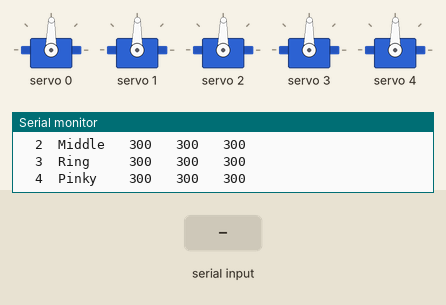
Bench run of a sketch on a simulated ESP32. Parts: 5 × servo, the last lines printed to the serial monitor. The test bench sets the inputs (shaded band).

Above: at 2.2 s.
2.3 s: "5\n" received over Serial
At 3.3 s:
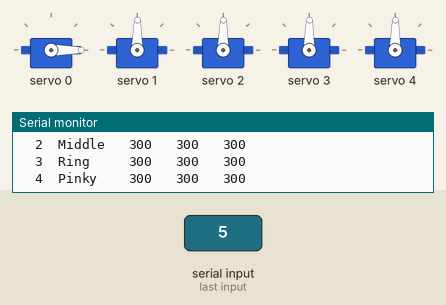
3.8 s: "200\n" received over Serial
At 4.4 s:
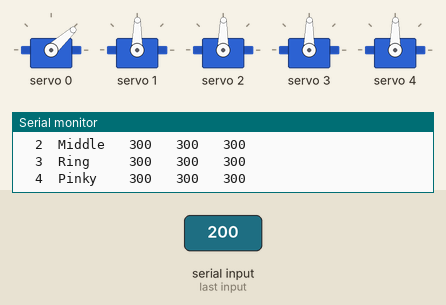
5.3 s: "90\n" received over Serial
At 5.6 s:
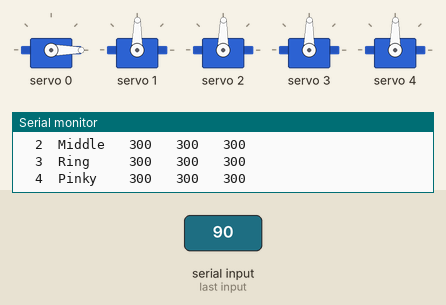
Timing chart, 0 to 8.3 s (numbered marks = the images above; inputs shaded):
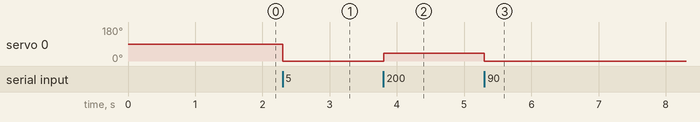

The sketch:

RoboHand_ServoCalibrator.ino
```cpp
/*
  RoboHand V2 — live servo calibrator
  Board: ESP32 on the hand (PCA9685 + 5x MG90S)
  Serial Monitor: 115200, Newline

  Commands: 0-4 select, t i m r p, 150 set pulse,
  + - ++ --, o save OPEN, c save CLOSE, open close,
  allopen allclose mid print help
*/

#include <Wire.h>
#include <Adafruit_PWMServoDriver.h>

Adafruit_PWMServoDriver pwm = Adafruit_PWMServoDriver(0x40);

const int SERVO_COUNT = 5;
const char* NAMES[SERVO_COUNT] = {"Thumb", "Index", "Middle", "Ring", "Pinky"};
const int PULSE_ABS_MIN = 90;
const int PULSE_ABS_MAX = 560;
const int START_PULSE   = 300;

int servoOpen[SERVO_COUNT]  = {300, 300, 300, 300, 300};
int servoClose[SERVO_COUNT] = {300, 300, 300, 300, 300};
int currentPulse[SERVO_COUNT];
int selected = 0;

int clampPulse(int v) {
  if (v < PULSE_ABS_MIN) return PULSE_ABS_MIN;
  if (v > PULSE_ABS_MAX) return PULSE_ABS_MAX;
  return v;
}

void moveServo(int ch, int pulse) {
  pulse = clampPulse(pulse);
  currentPulse[ch] = pulse;
  pwm.setPWM(ch, 0, pulse);
}

void printStatus() {
  Serial.println();
  Serial.println(" ch  name     now   OPEN  CLOSE");
  for (int i = 0; i < SERVO_COUNT; i++) {
    Serial.printf(" %s%d  %-7s %4d  %4d  %4d\n",
                  (i == selected) ? ">" : " ",
                  i, NAMES[i], currentPulse[i], servoOpen[i], servoClose[i]);
  }
}

void printPasteBlock() {
  Serial.print("int openPulse[5]  = {");
  for (int i = 0; i < SERVO_COUNT; i++) {
    Serial.print(servoOpen[i]);
    if (i < SERVO_COUNT - 1) Serial.print(", ");
  }
  Serial.println("};");
  Serial.print("int closePulse[5] = {");
  for (int i = 0; i < SERVO_COUNT; i++) {
    Serial.print(servoClose[i]);
    if (i < SERVO_COUNT - 1) Serial.print(", ");
  }
  Serial.println("};");
}

void printHelp() {
  Serial.println("0-4 / t i m r p  select");
  Serial.println("150  + - ++ --  o c  open close  allopen allclose mid print");
}

void setup() {
  Serial.begin(115200);
  delay(400);
  Wire.begin(21, 22);
  pwm.begin();
  pwm.setPWMFreq(50);
  delay(200);
  for (int i = 0; i < SERVO_COUNT; i++) {
    moveServo(i, START_PULSE);
    delay(80);
  }
  printHelp();
  printStatus();
}

void handleLine(String line) {
  line.trim();
  line.toLowerCase();
  if (line.length() == 0) return;
  if (line.length() == 1 && line[0] >= '0' && line[0] <= '4') {
    selected = line[0] - '0';
    printStatus();
    return;
  }
  if (line == "t" || line == "thumb") selected = 0;
  else if (line == "i" || line == "index") selected = 1;
  else if (line == "m" || line == "middle") selected = 2;
  else if (line == "r" || line == "ring") selected = 3;
  else if (line == "p" || line == "pinky") selected = 4;
  if (line == "t" || line == "i" || line == "m" || line == "r" || line == "p" ||
      line == "thumb" || line == "index" || line == "middle" || line == "ring" || line == "pinky") {
    printStatus();
    return;
  }
  if (line == "+") { moveServo(selected, currentPulse[selected] + 5); printStatus(); return; }
  if (line == "-") { moveServo(selected, currentPulse[selected] - 5); printStatus(); return; }
  if (line == "++") { moveServo(selected, currentPulse[selected] + 20); printStatus(); return; }
  if (line == "--") { moveServo(selected, currentPulse[selected] - 20); printStatus(); return; }
  if (line == "o") { servoOpen[selected] = currentPulse[selected]; Serial.println("saved OPEN"); return; }
  if (line == "c") { servoClose[selected] = currentPulse[selected]; Serial.println("saved CLOSE"); return; }
  if (line == "open") { moveServo(selected, servoOpen[selected]); printStatus(); return; }
  if (line == "close") { moveServo(selected, servoClose[selected]); printStatus(); return; }
  if (line == "allopen") { for (int i = 0; i < SERVO_COUNT; i++) moveServo(i, servoOpen[i]); printStatus(); return; }
  if (line == "allclose") { for (int i = 0; i < SERVO_COUNT; i++) moveServo(i, servoClose[i]); printStatus(); return; }
  if (line == "mid") { for (int i = 0; i < SERVO_COUNT; i++) moveServo(i, START_PULSE); printStatus(); return; }
  if (line == "print") { printPasteBlock(); return; }
  if (line == "help" || line == "?") { printHelp(); printStatus(); return; }
  bool numeric = true;
  for (unsigned i = 0; i < line.length(); i++) if (!isDigit(line[i])) numeric = false;
  if (numeric) { moveServo(selected, line.toInt()); printStatus(); return; }
  Serial.println("Unknown. Type help");
}

void loop() {
  if (Serial.available()) {
    String line = Serial.readStringUntil('\n');
    handleLine(line);
  }
}
```

Measured:
- after the input at 2.3 s, servo 0: 89° → 0° at once
- after the input at 3.8 s, servo 0: 0° → 42° at once
- after the input at 5.3 s, servo 0: 42° → 0° at once
